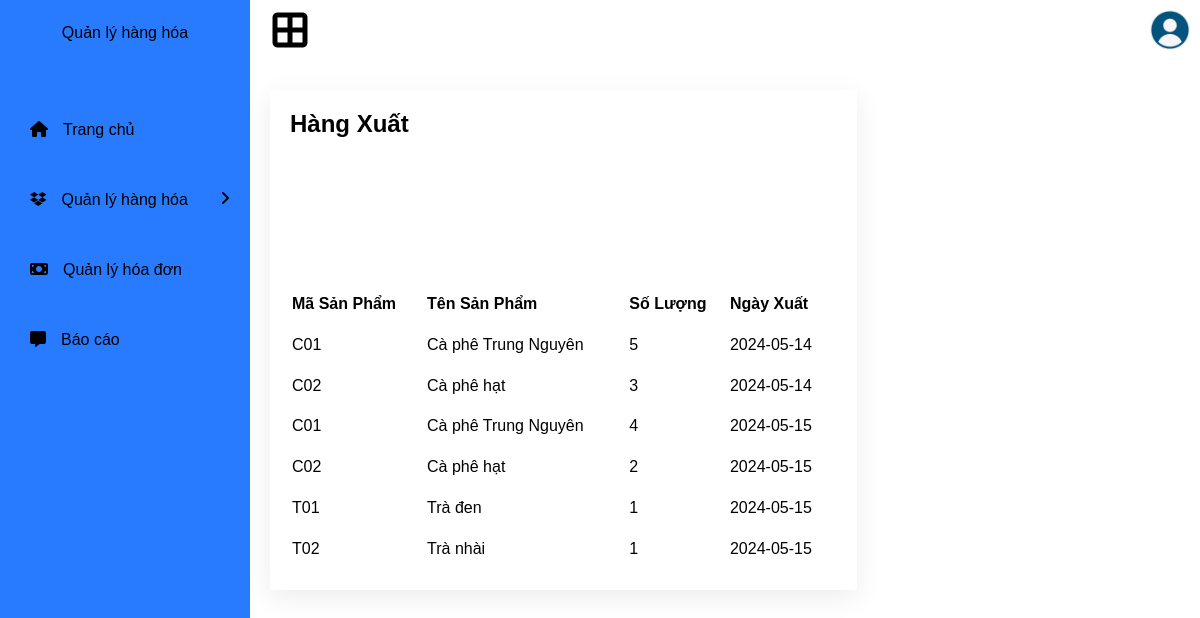
/index/inventory_out.php, run on the app's committed database.
### tables this page shows
CREATE TABLE `inventory_out` (
  `id_product` varchar(30) NOT NULL,
  `quantity` int(50) NOT NULL,
  `date` date NOT NULL
);

CREATE TABLE `inventory` (
  `id_product` varchar(30) NOT NULL,
  `product_name` varchar(50) NOT NULL,
  `unit` varchar(30) NOT NULL,
  `price` int(200) NOT NULL,
  `company` varchar(100) NOT NULL
);

### index/inventory_out.php (the view, shortened to what this page needs)
<!DOCTYPE html>
<html lang="en">
<head>
    <link rel="stylesheet" href="https://cdnjs.cloudflare.com/ajax/libs/font-awesome/6.5.1/css/all.min.css">
    <link rel="stylesheet" href="style.css">
</head>
<body>
    <div class="side-bar">
        <header>
            <a href="#">
                <span class="title">Quản lý hàng hóa</span>
            </a>
        </header>
        <div class="menu">
            <div class="item"><a href="index.php"><i class="fa-solid fa-house"></i>Trang chủ</a></div>
            <div class="item">
                <a class="sub-btn">
                    <i class="fa-brands fa-dropbox"></i>Quản lý hàng hóa
                    <i class="fas fa-angle-right dropdown"></i>
                </a>
            </div>
            <div class="item">
                <a href="bill.php">
                    <i class="fa-solid fa-money-bill"></i>Quản lý hóa đơn
                </a>
            </div>
            <div class="item">
                <a href="report.php"><i class="fa-solid fa-message"></i>Báo cáo
                </a>
            </div>
        </div>
    </div>
    <div class="main">
        <div class="topbar">
            <div class="toggle">
                <i class="fa-solid fa-border-all"></i>
            </div>
            <div class="user">
                <img src="user.png" alt="">
            </div>
        </div>
        <div class="details">
            <div class="recentOrders">
                <div class="cardHeader">
                    <h2>Hàng Xuất</h2>
                </div>
                <table>
                <?php
                    include '../connectdb.php';
                    $sql =  "SELECT inventory.id_product, inventory.product_name, inventory_out.quantity, inventory_out.date FROM inventory_out INNER JOIN inventory ON inventory_out.id_product = inventory.id_product";
                    $result = mysqli_query($conn, $sql);
                    if (mysqli_num_rows($result) > 0) {
                        echo "<thead align = left >";
                        echo "<tr><th>Mã Sản Phẩm</th><th>Tên Sản Phẩm </th><th>Số Lượng</th><th>Ngày Xuất</th></tr>";
                    while ($row = mysqli_fetch_assoc($result))
                    {
                        echo "<tr><td>".$row["id_product"]."</td><td>".$row["product_name"]."</td><td>".$row["quantity"]."</td><td>".$row["date"]."</td></tr>";
                    }
                        echo "</thead>";
                    } else {
                        echo "Không có dữ liệu để hiển thị.";
                    }
                ?>
                </table>
            </div>
</body>
</html>

### index/style.css (style rules this page uses)
* { margin: 0; padding: 0; box-sizing: border-box; font-family: "Poppins", sans-serif; text-decoration: none; color: black; }
:root { --blue: #287bff; --white: #fff; --grey: #999; }
body { min-height: 100vh; background: white; color: white; background-size: cover; background-position: center; }
header { padding: 5px 30px; height: 65px; display: flex; align-items: center; justify-content: center; }
header a { color: black; }
.side-bar { color: black; background: var(--blue); backdrop-filter: blur(15px); width: 250px; height: 100vh; position: fixed; top: 0; overflow-y: auto; transition: 0.6s ease; transition-property: left; }
.side-bar .menu { width: 100%; margin-top: 30px; }
.side-bar .menu .item { position: relative; cursor: pointer; }
.side-bar .menu .item a { color: black; font-size: 16px; text-decoration: none; display: block; padding: 5px 30px; line-height: 60px; }
.side-bar .menu .item i { margin-right: 15px; }
.side-bar .menu .item a .dropdown { position: absolute; right: 0; margin: 20px; transition: 0.3s ease; }
.main { position: absolute; width: calc(100% - 250px); left: 250px; min-height: 100vh; background: var(--white); transition: 0.5s; }
.topbar { width: 100%; height: 60px; display: flex; justify-content: space-between; align-items: center; padding: 0 10px; }
.toggle { color: black; position: relative; width: 60px; height: 60px; display: flex; justify-content: center; align-items: center; font-size: 2.5em; cursor: pointer; }
.user { position: relative; min-width: 40px; height: 40px; border-radius: 50%; overflow: hidden; cursor: pointer; }
.user img { position: absolute; top: 0; left: 0; width: 100%; height: 100%; object-fit: cover; }
.details { position: relative; width: 100%; padding: 20px; display: grid; grid-template-columns: 2fr 1fr; grid-gap: 30px; margin-top: 10px; }
.details .recentOrders { position: relative; display: grid; min-height: 500px; background: var(--white); padding: 20px; box-shadow: 0 7px 25px rgba(0, 0, 0, 0.08); }
thead { display: table-header-group; vertical-align: middle; border-color: inherit; }

### data on the page
inventory_out: id_product.id_product "C01", id_product.product_name "Cà phê Trung Nguyên", quantity "5", date "2024-05-14"
inventory_out: id_product.id_product "C02", id_product.product_name "Cà phê hạt", quantity "3", date "2024-05-14"
inventory_out: id_product.id_product "C01", id_product.product_name "Cà phê Trung Nguyên", quantity "4", date "2024-05-15"
inventory_out: id_product.id_product "C02", id_product.product_name "Cà phê hạt", quantity "2", date "2024-05-15"
inventory_out: id_product.id_product "T01", id_product.product_name "Trà đen", quantity "1", date "2024-05-15"
inventory_out: id_product.id_product "T02", id_product.product_name "Trà nhài", quantity "1", date "2024-05-15"
